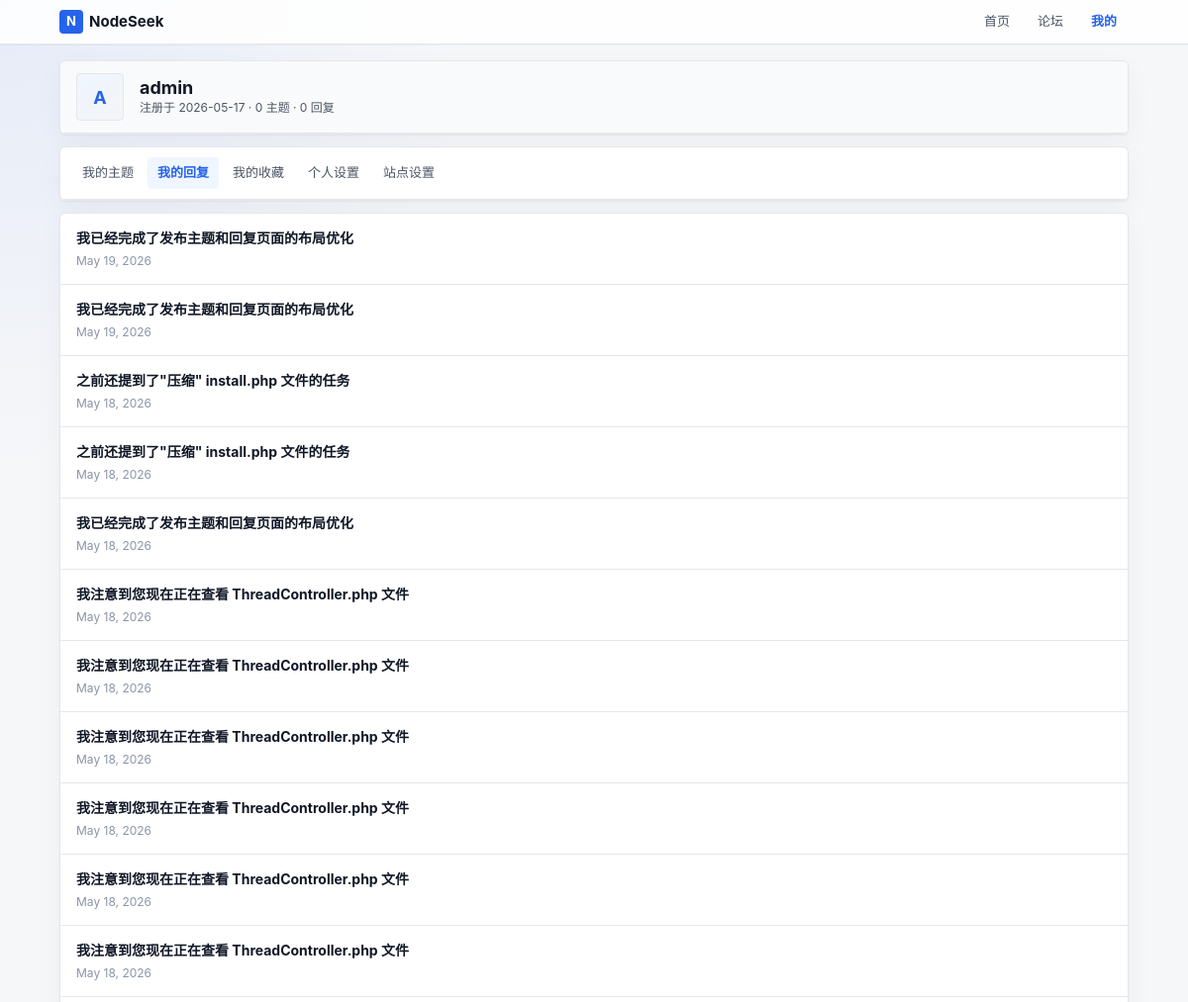
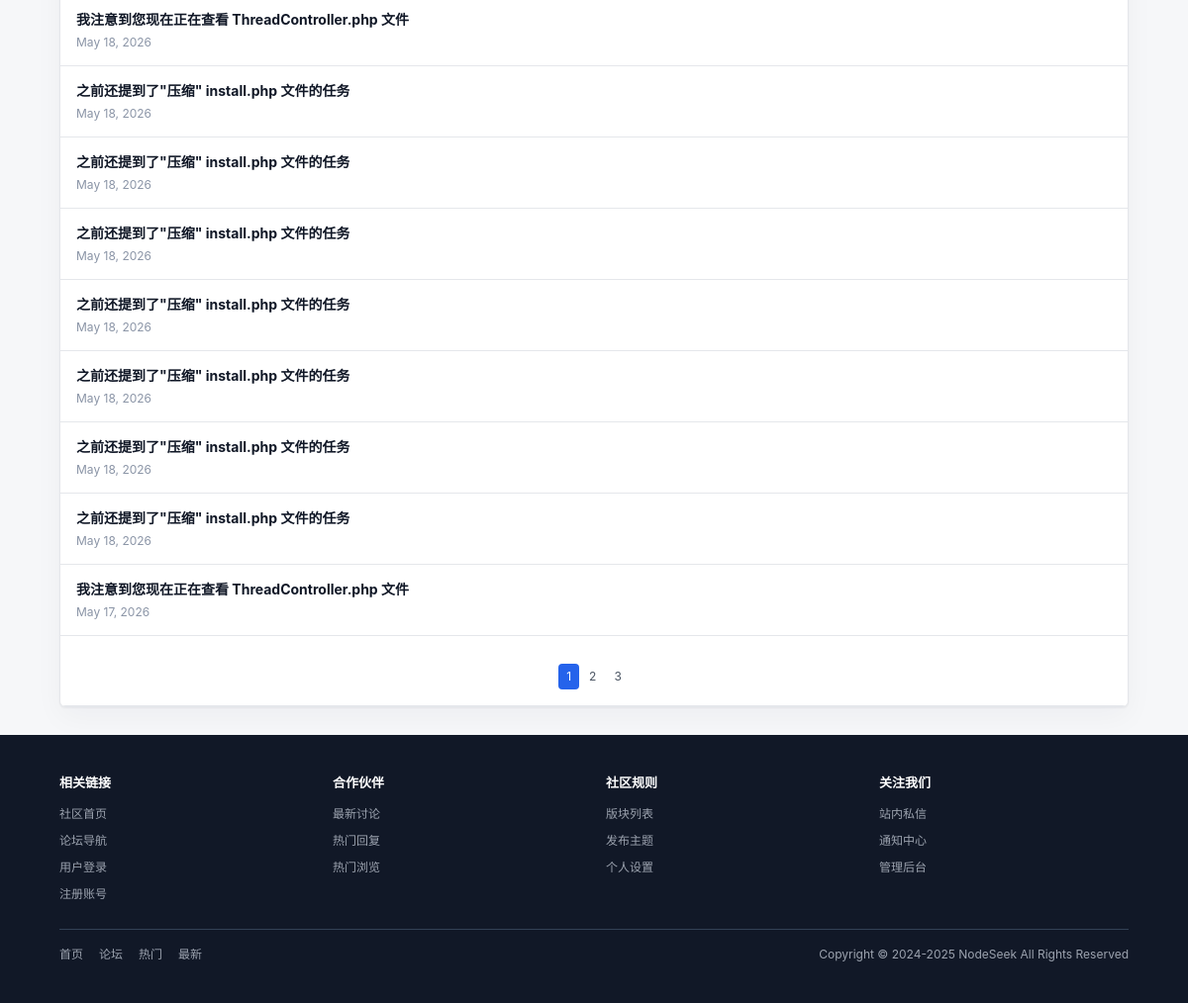
/index.php?c=member&a=profile&uid=1&type=replies (signed in), run on the app's committed database (2 pictures, top to bottom).
### tables this page shows
CREATE TABLE next_member (
        uid INTEGER PRIMARY KEY AUTOINCREMENT,
        username VARCHAR(50) NOT NULL DEFAULT '',
        gid INTEGER NOT NULL DEFAULT 0,
        avatar INTEGER NOT NULL DEFAULT 0,
        password VARCHAR(255) NOT NULL DEFAULT '',
        auth_secret VARCHAR(50) NOT NULL DEFAULT '',
        auth_enabled INTEGER NOT NULL DEFAULT 0,
        notify_num INTEGER NOT NULL DEFAULT 0,
        credit INTEGER NOT NULL DEFAULT 0,
        reg_ip VARCHAR(50) NOT NULL DEFAULT '',
        reg_date INTEGER NOT NULL DEFAULT 0,
        last_ip VARCHAR(50) NOT NULL DEFAULT '',
        last_visit INTEGER NOT NULL DEFAULT 0,
        reply_time INTEGER NOT NULL DEFAULT 0,
        reply_num INTEGER NOT NULL DEFAULT 0,
        thread_num INTEGER NOT NULL DEFAULT 0,
        fav_num INTEGER NOT NULL DEFAULT 0,
        inbox_num INTEGER NOT NULL DEFAULT 0,
        outbox_num INTEGER NOT NULL DEFAULT 0,
        log_num INTEGER NOT NULL DEFAULT 0,
        email VARCHAR(80) NOT NULL DEFAULT '',
        email_status INTEGER NOT NULL DEFAULT 0,
        signin_time INTEGER NOT NULL DEFAULT 0,
        invisible INTEGER NOT NULL DEFAULT 0,
        timeoffset VARCHAR(10) NOT NULL DEFAULT '',
        search_time INTEGER NOT NULL DEFAULT 0,
        status INTEGER NOT NULL DEFAULT 0
    , json_data TEXT DEFAULT '{}');

CREATE TABLE next_post (
        pid INTEGER PRIMARY KEY AUTOINCREMENT,
        fid INTEGER NOT NULL DEFAULT 0,
        tid INTEGER NOT NULL DEFAULT 0,
        is_thread INTEGER NOT NULL DEFAULT 0,
        uid INTEGER NOT NULL DEFAULT 0,
        dateline INTEGER NOT NULL DEFAULT 0,
        report_time INTEGER NOT NULL DEFAULT 0,
        message TEXT NOT NULL,
        ip VARCHAR(50) NOT NULL DEFAULT '',
        rate_num INTEGER NOT NULL DEFAULT 0,
        sort_order INTEGER NOT NULL DEFAULT 0,
        reply_num INTEGER NOT NULL DEFAULT 0,
        quote_pid INTEGER NOT NULL DEFAULT 0,
        quote_uid INTEGER NOT NULL DEFAULT 0,
        quote_floor INTEGER NOT NULL DEFAULT 0
    );

CREATE TABLE next_thread (
        tid INTEGER PRIMARY KEY AUTOINCREMENT,
        fid INTEGER NOT NULL DEFAULT 0,
        pid INTEGER NOT NULL DEFAULT 0,
        typeid INTEGER NOT NULL DEFAULT 0,
        read_perm INTEGER NOT NULL DEFAULT 0,
        uid INTEGER NOT NULL DEFAULT 0,
        pm_uid INTEGER NOT NULL DEFAULT 0,
        subject VARCHAR(255) NOT NULL DEFAULT '',
        hash VARCHAR(255) NOT NULL DEFAULT '',
        dateline INTEGER NOT NULL DEFAULT 0,
        sort_order INTEGER NOT NULL DEFAULT 0,
        highlight INTEGER NOT NULL DEFAULT 0,
        digest INTEGER NOT NULL DEFAULT 0,
        closed INTEGER NOT NULL DEFAULT 0,
        reply_time INTEGER NOT NULL DEFAULT 0,
        reply_uid INTEGER NOT NULL DEFAULT 0,
        reply_num INTEGER NOT NULL DEFAULT 0,
        view_num INTEGER NOT NULL DEFAULT 0,
        fav_num INTEGER NOT NULL DEFAULT 0,
        log_num INTEGER NOT NULL DEFAULT 0
    );

### controllers/MemberController.php (called while the page is built, shortened)
<?php
class MemberController {
    public static function profile() {
        $uid = isset($_GET['uid']) ? (int)$_GET['uid'] : 0;
        $member = MemberModel::get($uid);
        $type = isset($_GET['type']) ? $_GET['type'] : 'threads';
        switch ($type) {
            case 'replies':
                $posts = PostModel::getUserPosts($uid, isset($_GET['page']) ? (int)$_GET['page'] : 1);
                if (!empty($posts)) {
                    $tids = array_unique(array_column($posts, 'tid'));
                    $threads = ThreadModel::getThreadsByTids($tids);
                }
                break;
        }
        $isSelf = $uid == Session::getUid();
        Template::set('user', Session::getUser());
        Template::display('member/profile');
    }
}
?>

### index.php (called while the page is built, shortened)
<?php
require ROOT_PATH . '/lib/Autoloader.php';
$controller = isset($_GET['c']) ? $_GET['c'] : 'home';
$action = isset($_GET['a']) ? $_GET['a'] : 'index';
$controllerClass = ucfirst($controller) . 'Controller';
$params = [];
if (isset($_GET['uid'])) $params[] = $_GET['uid'];
call_user_func_array([$controllerClass, $action], $params);
?>

### lib/Autoloader.php (called while the page is built, shortened)
<?php
class Autoloader {
    public static function load($class) {
        $paths = [
            ROOT_PATH . '/lib/' . $class . '.php',
            ROOT_PATH . '/models/' . $class . '.php',
            ROOT_PATH . '/controllers/' . $class . '.php',
        ];
        foreach ($paths as $path) {
            if (file_exists($path)) {
                return;
            }
        }
    }
}

### config/database.php (called while the page is built)
<?php
return [
    'default' => 'sqlite',
    'connections' => [
        'sqlite' => [
            'driver' => 'sqlite',
            'database' => ROOT_PATH . '/database/forum.db',
        ],
    ],
];

### lib/Database.php (called while the page is built, shortened)
<?php
class Database {
    private static $instance = null;
    private $config = null;
    private function __construct() {
        $this->config = require ROOT_PATH . '/config/database.php';
    }
    public static function getInstance() {
        if (self::$instance === null) {
            self::$instance = new self();
        }
        return self::$instance;
    }
    private function connect() {
        $default = $this->config['default'];
        $connection = $this->config['connections'][$default];
        if ($connection['driver'] === 'sqlite') {
            $this->connection = new PDO('sqlite:' . $connection['database']);
        }
    }
    private static function getConnection() {
        return self::getInstance()->connection;
    }
    public static function query($sql, $params = []) {
        $stmt = self::getConnection()->prepare($sql);
        $stmt->execute($params);
        return $stmt;
    }
    public static function fetch($sql, $params = []) {
        $stmt = self::query($sql, $params);
        return $stmt->fetch(PDO::FETCH_ASSOC);
    }
    public static function fetchAll($sql, $params = []) {
        $stmt = self::query($sql, $params);
        return $stmt->fetchAll(PDO::FETCH_ASSOC);
    }
}
?>

### models/MemberModel.php (called while the page is built, shortened)
<?php
class MemberModel {
    public static function get($uid) {
        return Database::fetch("SELECT * FROM " . self::TABLE . " WHERE " . self::PRIMARY_KEY . " = :uid", ['uid' => $uid]);
    }
}
?>

### lib/Session.php (called while the page is built, shortened)
<?php
class Session {
    private static $initialized = false;
    private static function init($forceStart = false) {
        if (self::$initialized) {
            return;
        }
        $config = require ROOT_PATH . '/config/app.php';
        $sessionCookieName = $config['cookie_prefix'] . 'sid';
        if ($forceStart || isset($_COOKIE[$sessionCookieName])) {
            self::$initialized = true;
        }
    }
    public static function get($key, $default = null) {
        return isset($_SESSION[$key]) ? $_SESSION[$key] : $default;
    }
    public static function getUid() {
        return self::get('uid', 0);
    }
    public static function getUser() {
        return MemberModel::get(self::getUid());
    }
}
?>

### config/app.php (called while the page is built)
<?php
return [
    'name' => 'XForum',
    'url' => 'http://localhost',
    'timezone' => 'Asia/Shanghai',
    'debug' => true,
    'cookie_prefix' => 'xf_',
    'cookie_expire' => 86400 * 7,
];

### models/PostModel.php (called while the page is built, shortened)
<?php
class PostModel {
    public static function getUserPosts($uid, $page = 1) {
        $offset = ($page - 1) * 20;
        return Database::fetchAll("SELECT * FROM " . self::TABLE . " WHERE uid = :uid AND is_thread = 0 ORDER BY pid DESC LIMIT 20 OFFSET :offset", ['uid' => $uid, 'offset' => $offset]);
    }
}
?>

### models/ThreadModel.php (called while the page is built, shortened)
<?php
class ThreadModel {
    public static function getThreadsByTids($tids) {
        $tids = array_values(array_filter(array_unique(array_map('intval', $tids))));
        $placeholders = implode(',', array_fill(0, count($tids), '?'));
        $sql = "SELECT tid, subject, fid, reply_num, view_num, dateline FROM " . self::TABLE . " WHERE tid IN ($placeholders)";
        $threads = Database::fetchAll($sql, $tids);
        return array_column($threads, null, 'tid');
    }
}
?>

### templates/member/profile.php (the view, shortened to what this page needs)
<div class="card">
    <div class="card-header">
        <div class="flex items-center gap-lg min-width-0">
            <div class="avatar avatar-lg flex-shrink-0">
                <?php echo strtoupper(substr($member['username'], 0, 1)); ?>
            </div>
            <div class="min-width-0">
                <h2><?php echo htmlspecialchars($member['username']); ?></h2>
                <div class="text-secondary font-sm">
                    注册于 <?php echo date('Y-m-d', $member['reg_date']); ?> ·
                    <?php echo $member['thread_num']; ?> 主题 ·
                    <?php echo $member['reply_num']; ?> 回复
                </div>
            </div>
        </div>
    </div>
</div>
<?php if ($isSelf): ?>
<div class="card">
    <div class="tabs">
        <a href="index.php?c=member&a=profile&uid=<?php echo $member['uid']; ?>&type=threads" class="tab<?php echo $type == 'threads' ? ' active' : ''; ?>">我的主题</a>
        <a href="index.php?c=member&a=profile&uid=<?php echo $member['uid']; ?>&type=replies" class="tab<?php echo $type == 'replies' ? ' active' : ''; ?>">我的回复</a>
        <a href="index.php?c=member&a=profile&uid=<?php echo $member['uid']; ?>&type=favorites" class="tab<?php echo $type == 'favorites' ? ' active' : ''; ?>">我的收藏</a>
        <a href="index.php?c=member&a=settings" class="tab<?php echo (isset($_GET['c']) && $_GET['c'] == 'member' && $_GET['a'] == 'settings') ? ' active' : ''; ?>">个人设置</a>
        <a href="index.php?c=admin&a=index" class="tab<?php echo (isset($_GET['c']) && $_GET['c'] == 'admin') ? ' active' : ''; ?>">站点设置</a>
    </div>
</div>
<?php endif; ?>
<div class="card">
    <div class="card-body">
        <?php if ($type == 'threads'): ?>
            <?php if ($threads): ?>
                <?php foreach ($threads as $thread): ?>
                    <a href="index.php?c=thread&a=index&tid=<?php echo $thread['tid']; ?>" class="list-item">
                        <div class="item-info">
                            <div class="item-title"><?php echo htmlspecialchars($thread['subject']); ?></div>
                            <div class="item-meta">
                                <?php echo date('M j, Y', $thread['dateline']); ?> · <?php echo $thread['reply_num']; ?> 回复 · <?php echo $thread['view_num']; ?> 浏览
                            </div>
                        </div>
                    </a>
                <?php endforeach; ?>
            <?php else: ?>
                <div class="empty-state">
                    <p>暂无主题</p>
                </div>
            <?php endif; ?>
        <?php elseif ($type == 'replies'): ?>
            <?php if ($posts): ?>
                <?php foreach ($posts as $post): ?>
                    <?php $thread = $threads[$post['tid']] ?? null; ?>
                    <a href="index.php?c=thread&a=index&tid=<?php echo $post['tid']; ?>" class="list-item">
                        <div class="item-info">
                            <div class="item-title"><?php echo $thread ? htmlspecialchars($thread['subject']) : '已删除'; ?></div>
                            <div class="item-meta"><?php echo date('M j, Y', $post['dateline']); ?></div>
                        </div>
                    </a>
                <?php endforeach; ?>
            <?php else: ?>
                <div class="empty-state">
                    <p>暂无回复</p>
                </div>
            <?php endif; ?>
        <?php endif; ?>
        <?php if ($pages > 1): ?>
            <div class="pagination-container">
                <div class="pagination">
                    <?php for ($i = 1; $i <= $pages; $i++): ?>
                        <a href="index.php?c=member&a=profile&uid=<?php echo $member['uid']; ?>&type=<?php echo $type; ?>&page=<?php echo $i; ?>" class="<?php echo $page == $i ? 'active' : ''; ?>">
                            <?php echo $i; ?>
                        </a>
                    <?php endfor; ?>
                </div>
            </div>
        <?php endif; ?>
    </div>
</div>

### assets/css/style.css (style rules this page uses)
* { box-sizing: border-box; margin: 0; padding: 0; word-break: break-all; word-wrap: break-word; white-space: normal; overflow-wrap: break-word; }
:root { --primary: #2563eb; --primary-hover: #1d4ed8; --primary-soft: #eff6ff; --success: #16a34a; --danger: #dc2626; --warning: #d97706; --bg-page: #f6f7f9; --bg-header: rgba(255, 255, 255, 0.86); --bg-card: #ffffff; --bg-hover: #f3f4f6; --bg-soft: #f9fafb; --text: #111827; --text-secondary: #4b5563; --text-muted: #8a94a6; --border: #e5e7eb; --border-strong: #d1d5db; --shadow: 0 1px 2px rgba(15, 23, 42, 0.05), 0 10px 30px rgba(15, 23, 42, 0.04); --radius-sm: 4px; --radius-md: 6px; --footer-bg: #111827; --footer-text: #9ca3af; }
html { color-scheme: light; }
body { min-height: 100vh; background: radial-gradient(circle at top left, rgba(37, 99, 235, 0.08), transparent 30rem), var(--bg-page); color: var(--text); font-family: -apple-system, BlinkMacSystemFont, "Segoe UI", Roboto, "Helvetica Neue", Arial, sans-serif; font-size: 14px; line-height: 1.5; text-rendering: optimizeLegibility; -webkit-font-smoothing: antialiased; }
a { color: var(--primary); text-decoration: none; }
h1, h2, h3, h4 { color: var(--text); line-height: 1.25; letter-spacing: 0; }
h2 { font-size: 18px; font-weight: 700; }
.flex { display: flex; }
.flex-shrink-0 { flex-shrink: 0; }
.items-center { align-items: center; }
.min-width-0 { min-width: 0; }
.gap-lg { gap: 16px; }
.text-secondary { color: var(--text-secondary); }
.text-sm, .font-sm { font-size: 12px; }
.card { margin-bottom: 12px; overflow: hidden; border: 1px solid var(--border); border-radius: var(--radius-md); background: var(--bg-card); box-shadow: var(--shadow); }
.card-header, .reply-header, .sidebar-header { display: flex; align-items: center; justify-content: space-between; padding: 12px 16px; border-bottom: 1px solid var(--border); background: var(--bg-soft); }
.card-header h2, .card-header h3, .reply-header h3, .sidebar-header h3 { margin: 0; }
.card-body { padding: 0; border: 0; }
.tabs { display: flex; gap: 4px; padding: 10px 12px; border-bottom: 1px solid var(--border); }
.tabs .tab, .tabs button.tab { display: inline-flex; align-items: center; gap: 6px; min-height: 30px; padding: 6px 10px; border: 0; border-radius: var(--radius-sm); background: transparent; color: var(--text-secondary); font: inherit; font-size: 13px; text-decoration: none; cursor: pointer; white-space: nowrap; }
.tabs .tab.active, .tabs button.tab.active { background: var(--primary-soft); color: var(--primary); font-weight: 700; }
.list-item, .thread-item, .related-item, .menu-item { color: inherit; }
.list-item { display: flex; align-items: center; justify-content: space-between; gap: 12px; padding: 14px 16px; border-bottom: 1px solid var(--border); }
.item-info { min-width: 0; }
.item-title { overflow: hidden; color: var(--text); font-weight: 650; text-overflow: ellipsis; white-space: nowrap; }
.item-meta { margin-top: 4px; color: var(--text-muted); font-size: 12px; }
.avatar { display: flex; align-items: center; justify-content: center; overflow: hidden; border: 1px solid var(--border); border-radius: var(--radius-sm); background: linear-gradient(135deg, var(--primary-soft), var(--bg-hover)); color: var(--primary); font-weight: 650; }
.avatar-lg { width: 48px; height: 48px; font-size: 18px; }
.pagination-container { display: flex; justify-content: center; padding: 16px 0; border-bottom: 1px solid var(--border); }
.pagination { display: flex; flex-wrap: wrap; gap: 2px; margin-top: 12px; }
.pagination a { padding: 4px 8px; border-radius: var(--radius-sm); color: var(--text-secondary); font-size: 12px; text-decoration: none; }
.pagination a.active { background: var(--primary); color: #fff; }

### data on the page
next_member: username "A", username "admin", reg_date "2026-05-17", thread_num "0", reply_num "0"
next_post: tid.subject "我已经完成了发布主题和回复页面的布局优化", dateline "May 19, 2026"
next_post: tid.subject "我已经完成了发布主题和回复页面的布局优化", dateline "May 19, 2026"
next_post: tid.subject "之前还提到了\"压缩\" install.php 文件的任务", dateline "May 18, 2026"
next_post: tid.subject "之前还提到了\"压缩\" install.php 文件的任务", dateline "May 18, 2026"
next_post: tid.subject "我已经完成了发布主题和回复页面的布局优化", dateline "May 18, 2026"
next_post: tid.subject "我注意到您现在正在查看 ThreadController.php 文件", dateline "May 18, 2026"
next_post: tid.subject "我注意到您现在正在查看 ThreadController.php 文件", dateline "May 18, 2026"
next_post: tid.subject "我注意到您现在正在查看 ThreadController.php 文件", dateline "May 18, 2026"
next_post: tid.subject "我注意到您现在正在查看 ThreadController.php 文件", dateline "May 18, 2026"
next_post: tid.subject "我注意到您现在正在查看 ThreadController.php 文件", dateline "May 18, 2026"
next_post: tid.subject "我注意到您现在正在查看 ThreadController.php 文件", dateline "May 18, 2026"
next_post: tid.subject "我注意到您现在正在查看 ThreadController.php 文件", dateline "May 18, 2026"
next_post: tid.subject "之前还提到了\"压缩\" install.php 文件的任务", dateline "May 18, 2026"
next_post: tid.subject "之前还提到了\"压缩\" install.php 文件的任务", dateline "May 18, 2026"
next_post: tid.subject "之前还提到了\"压缩\" install.php 文件的任务", dateline "May 18, 2026"
next_post: tid.subject "之前还提到了\"压缩\" install.php 文件的任务", dateline "May 18, 2026"
next_post: tid.subject "之前还提到了\"压缩\" install.php 文件的任务", dateline "May 18, 2026"
next_post: tid.subject "之前还提到了\"压缩\" install.php 文件的任务", dateline "May 18, 2026"
next_post: tid.subject "之前还提到了\"压缩\" install.php 文件的任务", dateline "May 18, 2026"
next_post: tid.subject "我注意到您现在正在查看 ThreadController.php 文件", dateline "May 17, 2026"
